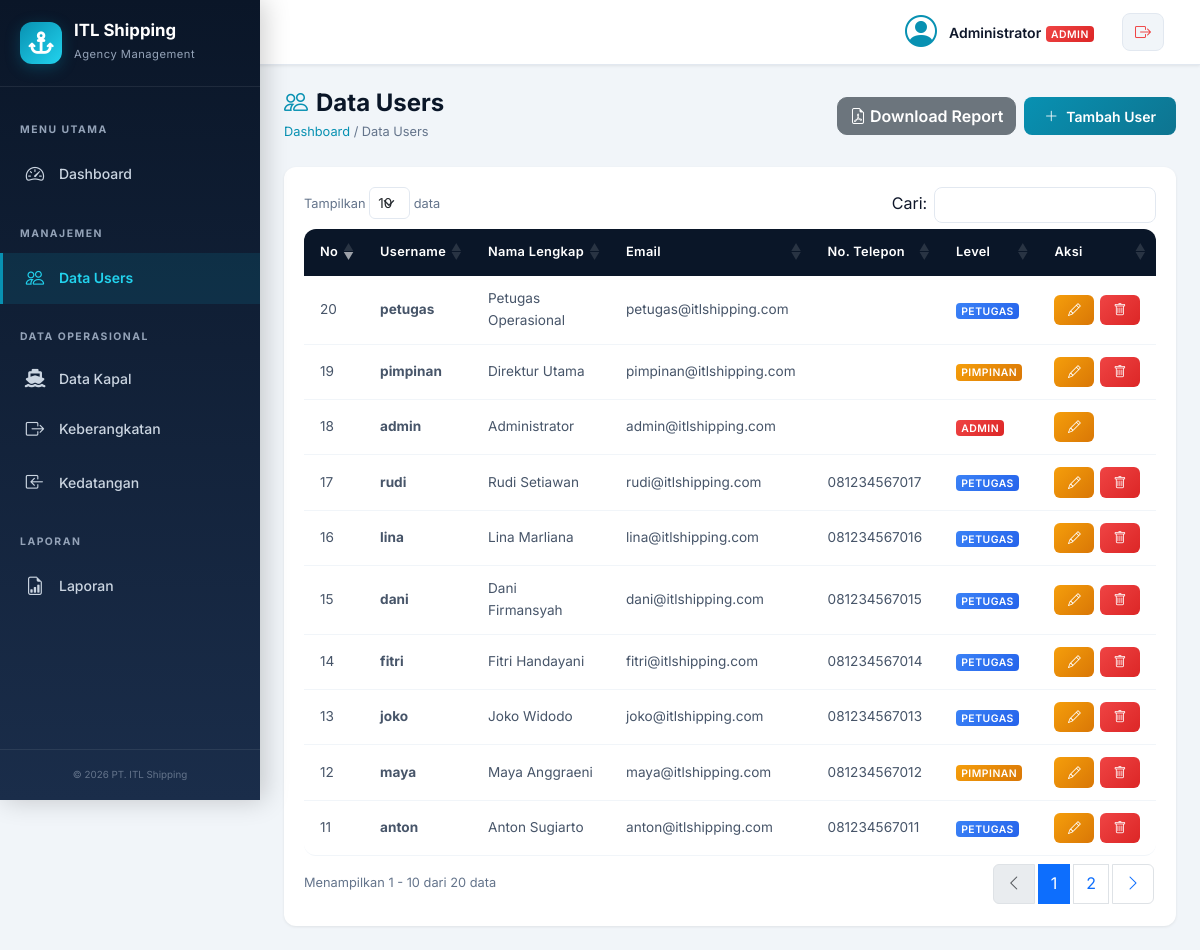
Screenshot of /users/index.php (signed in) with the database file from the repository.
### tables this page shows
CREATE TABLE `users` (
  `id` int(11) NOT NULL,
  `username` varchar(50) NOT NULL,
  `password` varchar(255) NOT NULL,
  `nama_lengkap` varchar(100) NOT NULL,
  `email` varchar(100) DEFAULT NULL,
  `no_telepon` varchar(20) DEFAULT NULL,
  `level` enum('admin','pimpinan','petugas') NOT NULL DEFAULT 'petugas',
  `foto` varchar(255) DEFAULT NULL,
  `created_at` datetime NOT NULL DEFAULT current_timestamp(),
  `updated_at` datetime NOT NULL DEFAULT current_timestamp() ON UPDATE current_timestamp()
);

### includes/auth.php (called while the page is built, shortened)
<?php
function isAdmin()
{
    return isset($_SESSION['user_level']) && $_SESSION['user_level'] === 'admin';
}

### users/index.php (the view, shortened to what this page needs)
<?php
require_once __DIR__ . '/../includes/auth.php';
require_once __DIR__ . '/../config/database.php';
$users = $pdo->query("SELECT * FROM users ORDER BY created_at DESC")->fetchAll();
require_once __DIR__ . '/../includes/header.php';
require_once __DIR__ . '/../includes/sidebar.php';
?>
<div class="page-header">
    <div>
        <h2><i class="bi bi-people"></i> Data Users</h2>
        <span class="breadcrumb-custom"><a href="/app_shipping/index.php">Dashboard</a> / Data Users</span>
    </div>
    <div class="d-flex gap-2">
        <a href="/app_shipping/users/report.php" target="_blank" class="btn btn-secondary" style="border-radius:10px;font-weight:600;">
            <i class="bi bi-file-earmark-pdf"></i> Download Report
        </a>
        <?php if (isAdmin()): ?>
        <a href="/app_shipping/users/create.php" class="btn btn-primary-custom">
            <i class="bi bi-plus-lg"></i> Tambah User
        </a>
        <?php endif; ?>
    </div>
</div>
<div class="card-custom">
    <div class="card-body-custom">
        <div class="table-responsive">
            <table class="table table-custom datatable">
                <thead>
                    <tr>
                        <th>No</th>
                        <th>Username</th>
                        <th>Nama Lengkap</th>
                        <th>Email</th>
                        <th>No. Telepon</th>
                        <th>Level</th>
                        <?php if (isAdmin()): ?><th>Aksi</th><?php endif; ?>
                    </tr>
                </thead>
                <tbody>
                    <?php foreach ($users as $i => $u): ?>
                    <tr>
                        <td><?= $i + 1 ?></td>
                        <td><strong><?= htmlspecialchars($u['username']) ?></strong></td>
                        <td><?= htmlspecialchars($u['nama_lengkap']) ?></td>
                        <td><?= htmlspecialchars($u['email'] ?? '-') ?></td>
                        <td><?= htmlspecialchars($u['no_telepon'] ?? '-') ?></td>
                        <td><span class="badge-role badge-<?= $u['level'] ?>"><?= ucfirst($u['level']) ?></span></td>
                        <?php if (isAdmin()): ?>
                        <td>
                            <div class="action-btns">
                                <a href="/app_shipping/users/edit.php?id=<?= $u['id'] ?>" class="btn btn-warning-custom" title="Edit">
                                    <i class="bi bi-pencil"></i>
                                </a>
                                <?php if ($u['id'] != $_SESSION['user_id']): ?>
                                <a href="/app_shipping/users/delete.php?id=<?= $u['id'] ?>" class="btn btn-danger-custom btn-delete" data-name="<?= htmlspecialchars($u['nama_lengkap']) ?>" title="Hapus">
                                    <i class="bi bi-trash"></i>
                                </a>
                                <?php endif; ?>
                            </div>
                        </td>
                        <?php endif; ?>
                    </tr>
                    <?php endforeach; ?>
                </tbody>
            </table>
        </div>
    </div>
</div>
<?php require_once __DIR__ . '/../includes/footer.php'; ?>

### assets/css/style.css (style rules this page uses)
:root { --primary: #0a1628; --primary-light: #1a2d4a; --secondary: #0891b2; --secondary-light: #22d3ee; --accent: #f59e0b; --accent-light: #fbbf24; --success: #10b981; --danger: #ef4444; --warning: #f59e0b; --info: #3b82f6; --dark: #0f172a; --gray-100: #f1f5f9; --gray-200: #e2e8f0; --gray-300: #cbd5e1; --gray-400: #94a3b8; --gray-500: #64748b; --gray-600: #475569; --white: #ffffff; --sidebar-width: 260px; --navbar-height: 65px; --border-radius: 12px; --shadow-sm: 0 1px 3px rgba(0,0,0,0.08); --shadow-md: 0 4px 20px rgba(0,0,0,0.1); --shadow-lg: 0 10px 40px rgba(0,0,0,0.15); --transition: all 0.3s cubic-bezier(0.4, 0, 0.2, 1); }
* { margin: 0; padding: 0; box-sizing: border-box; }
body { font-family: 'Inter', -apple-system, BlinkMacSystemFont, sans-serif; background: var(--gray-100); color: var(--dark); line-height: 1.6; overflow-x: hidden; }
a { text-decoration: none; }
.badge-role { font-size: 0.65rem; padding: 0.15em 0.5em; border-radius: 4px; font-weight: 600; text-transform: uppercase; letter-spacing: 0.5px; width: fit-content; }
.badge-admin { background: linear-gradient(135deg, #ef4444, #dc2626); color: #fff; }
.badge-pimpinan { background: linear-gradient(135deg, #f59e0b, #d97706); color: #fff; }
.badge-petugas { background: linear-gradient(135deg, #3b82f6, #2563eb); color: #fff; }
.page-header { display: flex; align-items: center; justify-content: space-between; flex-wrap: wrap; gap: 1rem; margin-bottom: 1.5rem; }
.page-header h2 { font-size: 1.5rem; font-weight: 700; color: var(--primary); margin: 0; display: flex; align-items: center; gap: 0.5rem; }
.page-header h2 i { color: var(--secondary); }
.breadcrumb-custom { font-size: 0.8rem; color: var(--gray-500); }
.breadcrumb-custom a { color: var(--secondary); }
.card-custom { background: #fff; border: none; border-radius: var(--border-radius); box-shadow: var(--shadow-sm); transition: var(--transition); overflow: hidden; }
.card-body-custom { padding: 1.25rem; }
.btn-primary-custom { background: linear-gradient(135deg, var(--secondary), #0e7490); border: none; color: #fff; font-weight: 600; padding: 0.5rem 1.25rem; border-radius: 8px; font-size: 0.875rem; transition: var(--transition); display: inline-flex; align-items: center; gap: 0.5rem; }
.btn-warning-custom { background: linear-gradient(135deg, var(--accent), #d97706); border: none; color: #fff; font-weight: 600; padding: 0.35rem 0.85rem; border-radius: 6px; font-size: 0.8rem; transition: var(--transition); }
.btn-danger-custom { background: linear-gradient(135deg, var(--danger), #dc2626); border: none; color: #fff; font-weight: 600; padding: 0.35rem 0.85rem; border-radius: 6px; font-size: 0.8rem; transition: var(--transition); }
.table-custom { border-collapse: separate; border-spacing: 0; width: 100%; }
.table-custom thead th { background: var(--primary); color: #fff; font-weight: 600; font-size: 0.8rem; padding: 0.85rem 1rem; letter-spacing: 0.3px; white-space: nowrap; border: none; }
.table-custom thead th:first-child { border-radius: var(--border-radius) 0 0 0; }
.table-custom thead th:last-child { border-radius: 0 var(--border-radius) 0 0; }
.table-custom tbody td { padding: 0.75rem 1rem; font-size: 0.85rem; vertical-align: middle; border-bottom: 1px solid var(--gray-100); color: var(--gray-600); }
.table-custom tbody tr:last-child td:first-child { border-radius: 0 0 0 var(--border-radius); }
.table-custom tbody tr:last-child td:last-child { border-radius: 0 0 var(--border-radius) 0; }
.action-btns { display: flex; gap: 0.35rem; flex-wrap: nowrap; }

### rows the page displays
users: username "anton", nama_lengkap "Anton Sugiarto", email "anton@itlshipping.com", no_telepon "081234567011", level "PETUGAS"
users: username "maya", nama_lengkap "Maya Anggraeni", email "maya@itlshipping.com", no_telepon "081234567012", level "PIMPINAN"
users: username "joko", nama_lengkap "Joko Widodo", email "joko@itlshipping.com", no_telepon "081234567013", level "PETUGAS"
users: username "fitri", nama_lengkap "Fitri Handayani", email "fitri@itlshipping.com", no_telepon "081234567014", level "PETUGAS"
users: username "dani", nama_lengkap "Dani Firmansyah", email "dani@itlshipping.com", no_telepon "081234567015", level "PETUGAS"
users: username "lina", nama_lengkap "Lina Marliana", email "lina@itlshipping.com", no_telepon "081234567016", level "PETUGAS"
users: username "rudi", nama_lengkap "Rudi Setiawan", email "rudi@itlshipping.com", no_telepon "081234567017", level "PETUGAS"
users: username "admin", nama_lengkap "Administrator", email "admin@itlshipping.com", level "ADMIN"
users: username "pimpinan", nama_lengkap "Direktur Utama", email "pimpinan@itlshipping.com", level "PIMPINAN"
users: username "petugas", nama_lengkap "Petugas Operasional", email "petugas@itlshipping.com", level "PETUGAS"

### other values shown
$_SESSION['user_nama'] "Administrator"
$_SESSION['user_level'] "ADMIN"
